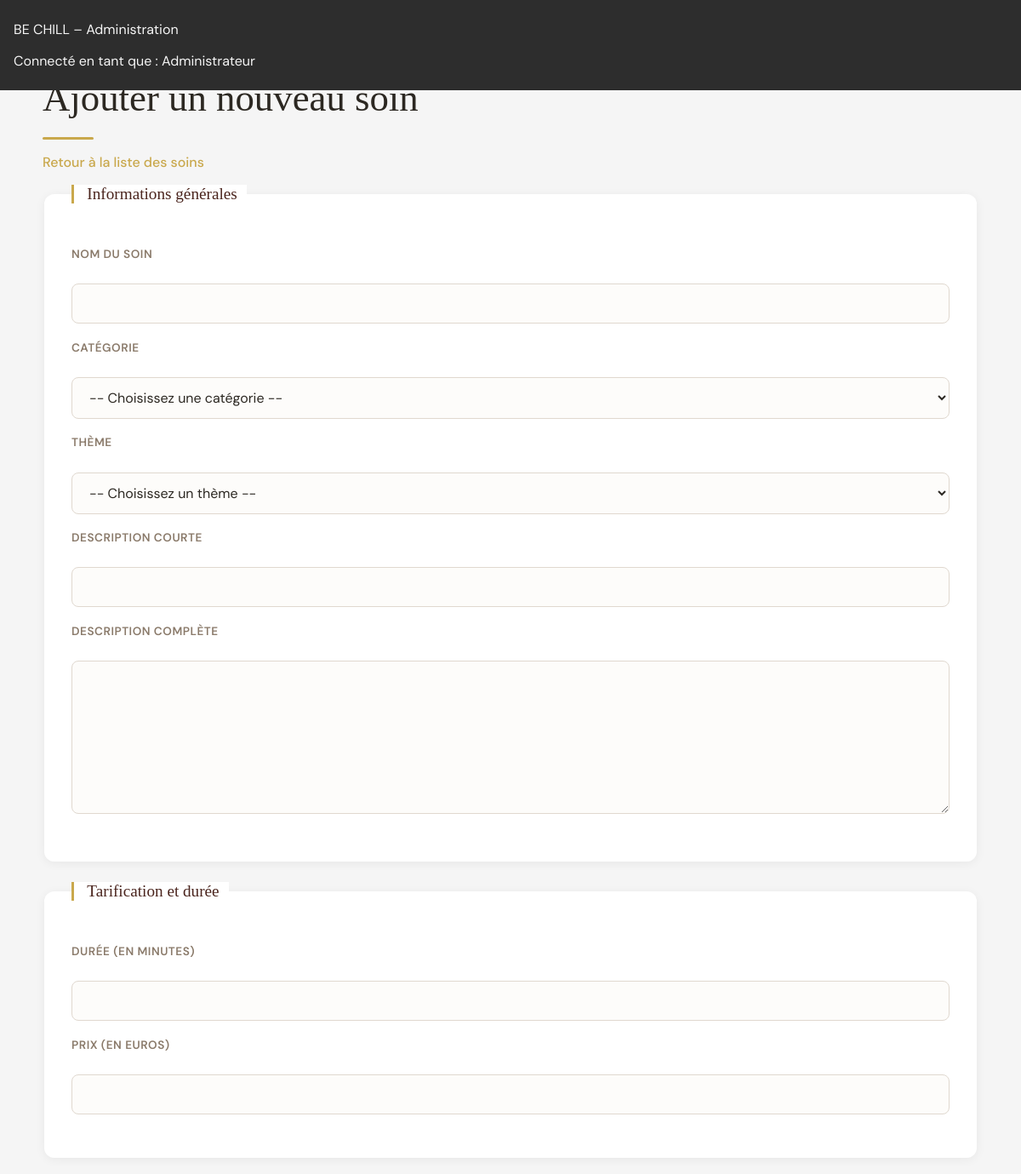
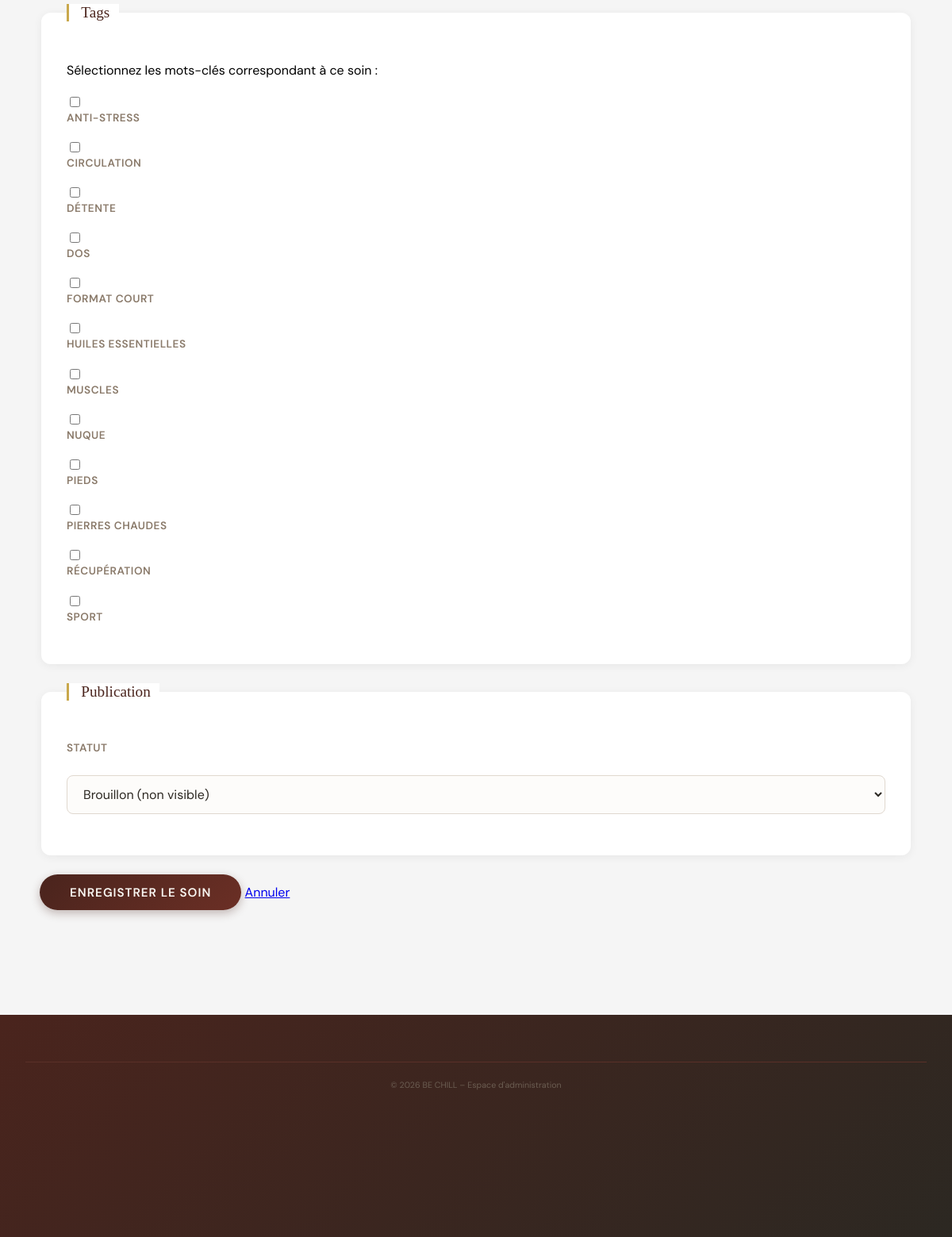
The app's page /_archives/ancien-php/admin/soins-ajouter.php (signed in) with its own data (2 pictures, top to bottom).
### tables this page shows
CREATE TABLE tag (
    id  INT UNSIGNED AUTO_INCREMENT PRIMARY KEY,
    nom VARCHAR(100) NOT NULL UNIQUE
);

### _archives/ancien-php/admin/soins-ajouter.php (the view, shortened to what this page needs)
<?php
require_once __DIR__ . '/db.php';
$tagsDisponibles = $pdo->query("SELECT id, nom FROM tag ORDER BY nom")->fetchAll();
$valeurs = [
    'titre' => '',
    'category_id' => '',
    'theme_id' => '',
    'description_courte' => '',
    'description' => '',
    'duree' => '',
    'prix' => '',
    'statut' => 'brouillon',
    'tags' => [],
];
?>
<!DOCTYPE html>
<html lang="fr">
<head>
    <link rel="stylesheet" href="../style.css">
</head>
<body>
    <header>
        <p>BE CHILL – Administration</p>
        <p>Connecté en tant que : <?= htmlspecialchars($_SESSION['operator_nom']) ?></p>
    </header>
    <nav aria-label="Navigation administration">
        <ul>
            <li><a href="dashboard.php">Tableau de bord</a></li>
            <li><a href="soins.php" aria-current="page">Gérer les soins</a></li>
            <li><a href="messages.php">Messages reçus</a></li>
            <li><a href="logout.php">Déconnexion</a></li>
        </ul>
    </nav>
    <main>
        <h1>Ajouter un nouveau soin</h1>
        <p><a href="soins.php">Retour à la liste des soins</a></p>
        <form action="soins-ajouter.php" method="post">
            <fieldset>
                <legend>Informations générales</legend>
                <p>
                    <label for="nom-soin">Nom du soin</label><br>
                    <input type="text" id="nom-soin" name="nom-soin" required
                           value="<?= htmlspecialchars($valeurs['titre']) ?>">
                </p>
                <p>
                    <label for="categorie">Catégorie</label><br>
                    <select id="categorie" name="categorie" required>
                        <option value="">-- Choisissez une catégorie --</option>
                    </select>
                </p>
                <p>
                    <label for="theme">Thème</label><br>
                    <select id="theme" name="theme" required>
                        <option value="">-- Choisissez un thème --</option>
                    </select>
                </p>
                <p>
                    <label for="description-courte">Description courte</label><br>
                    <input type="text" id="description-courte" name="description-courte" required
                           value="<?= htmlspecialchars($valeurs['description_courte']) ?>">
                </p>
                <p>
                    <label for="description-complete">Description complète</label><br>
                    <textarea id="description-complete" name="description-complete" rows="6" cols="60" required><?= htmlspecialchars($valeurs['description']) ?></textarea>
                </p>
            </fieldset>
            <fieldset>
                <legend>Tarification et durée</legend>
                <p>
                    <label for="duree">Durée (en minutes)</label><br>
                    <input type="number" id="duree" name="duree" min="15" max="180" step="15" required
                           value="<?= htmlspecialchars((string)$valeurs['duree']) ?>">
                </p>
                <p>
                    <label for="prix">Prix (en euros)</label><br>
                    <input type="number" id="prix" name="prix" min="0" step="0.01" required
                           value="<?= htmlspecialchars((string)$valeurs['prix']) ?>">
                </p>
            </fieldset>
            <fieldset>
                <legend>Tags</legend>
                <p>Sélectionnez les mots-clés correspondant à ce soin :</p>
                <?php foreach ($tagsDisponibles as $tag): ?>
                    <p>
                        <input type="checkbox" id="tag-<?= $tag['id'] ?>" name="tags[]" value="<?= $tag['id'] ?>"
                               <?= in_array((string)$tag['id'], $valeurs['tags'] ?? []) ? 'checked' : '' ?>>
                        <label for="tag-<?= $tag['id'] ?>"><?= htmlspecialchars($tag['nom']) ?></label>
                    </p>
                <?php endforeach; ?>
            </fieldset>
            <fieldset>
                <legend>Publication</legend>
                <p>
                    <label for="statut">Statut</label><br>
                    <select id="statut" name="statut" required>
                        <option value="brouillon" <?= $valeurs['statut'] === 'brouillon' ? 'selected' : '' ?>>Brouillon (non visible)</option>
                    </select>
                </p>
            </fieldset>
            <p>
                <button type="submit">Enregistrer le soin</button>
                <a href="soins.php">Annuler</a>
            </p>
        </form>
    </main>
    <footer>
        <p><small>&copy; 2026 BE CHILL – Espace d'administration</small></p>
    </footer>
</body>
</html>

### style.css (style rules this page uses)
:root { --color-dark: #2C2822; --color-dark-alt: #2d2d2d; --color-brown: #4A241D; --color-brown-dark: #4a231b; --color-cream: #FAF8F3; --color-cream-light: #f9edd4; --color-cream-bg: #f5f5f5; --color-beige: #E8D5A3; --color-sand: #e6e1db; --color-gold: #C9A84C; --color-gold-light: #FFD074; --color-gold-pale: #e0b96a; --color-text-muted: #8A7A6A; --color-text-light: #a5a39f; --color-white: #fff; --font-serif: 'Playfair Display', serif; --font-sans: 'DM Sans', sans-serif; --transition-fast: 0.2s ease; --transition-base: 0.3s ease; }
html { scroll-behavior: smooth; }
body { margin: 0; font-family: var(--font-sans); background: var(--color-cream-bg); }
header { width: 100%; background: var(--color-dark-alt); color: whitesmoke; padding: 0.5em 1em; position: fixed; z-index: 10; box-sizing: border-box; }
button { background: #c8a96a; border: none; color: white; font-size: 20px; padding: 10px 15px; cursor: pointer; border-radius: 6px; }
footer { height: 200px; background: var(--color-brown); color: var(--color-text-muted); padding: 1em 0; text-align: center; margin-top: 2em; }
footer p { font-size: 1vh; color: var(--color-text-muted); margin-top: 0.5em; }
nav[aria-label="Navigation administration"] { background: var(--color-dark); padding: 0 2em; display: flex; gap: 0; border-bottom: 2px solid var(--color-brown); }
nav[aria-label="Navigation administration"] ul { list-style: none; margin: 0; padding: 0; display: flex; gap: 0; }
nav[aria-label="Navigation administration"] a { display: block; color: var(--color-text-light); text-decoration: none; font-family: var(--font-sans); font-size: 0.85rem; text-transform: uppercase; letter-spacing: 0.8px; padding: 1em 1.3em; border-bottom: 3px solid transparent; transition: color var(--transition-fast), border-color var(--transition-fast); }
main { max-width: 1100px; margin: 2.5em auto; padding: 0 2em 4em; }
main h1 { font-family: var(--font-serif); font-size: 2.8rem; font-weight: 400; color: var(--color-dark); margin-bottom: 0.2em; line-height: 1.2; }
main h1::after { content: ''; display: block; width: 60px; height: 3px; background: var(--color-gold); margin-top: 0.4em; border-radius: 2px; }
main > p > a, main section p a { color: var(--color-gold); text-decoration: none; font-weight: 500; }
form fieldset { border: none; border-radius: 12px; padding: 2em; margin-bottom: 1.5em; background: var(--color-white); box-shadow: 0 2px 12px rgba(0, 0, 0, 0.06); }
form legend { font-family: var(--font-serif); font-size: 1.2rem; color: var(--color-brown); font-weight: 400; padding: 0 0.6em; background: var(--color-white); border-left: 3px solid var(--color-gold); padding-left: 0.8em; }
form p { margin: 1.2em 0; }
form label { display: block; font-family: var(--font-sans); font-size: 0.85rem; color: var(--color-text-muted); font-weight: 600; text-transform: uppercase; letter-spacing: 0.5px; margin-bottom: 0.4em; }
form input[type="text"], form input[type="email"], form input[type="tel"], form input[type="number"], form input[type="search"], form input[type="date"], form input[type="password"], form textarea, form select { width: 100%; padding: 0.75em 1em; border: 1.5px solid #e0d8cf; border-radius: 8px; font-family: var(--font-sans); font-size: 1rem; background: #fdfcfa; color: var(--color-dark); box-sizing: border-box; transition: border-color var(--transition-fast), box-shadow var(--transition-fast); }
form textarea { resize: vertical; min-height: 120px; line-height: 1.6; }
form button[type="submit"] { background: linear-gradient(135deg, var(--color-brown) 0%, #6b2f25 100%); color: var(--color-cream); border: none; padding: 0.85em 2.5em; border-radius: 25px; font-family: var(--font-sans); font-size: 0.95rem; font-weight: 600; letter-spacing: 1px; text-transform: uppercase; cursor: pointer; transition: transform var(--transition-fast), box-shadow var(--transition-fast); box-shadow: 0 4px 12px rgba(74, 36, 29, 0.3); }
footer { background: linear-gradient(135deg, var(--color-brown) 0%, var(--color-dark) 100%); color: var(--color-text-muted); padding: 2.5em 2em; margin-top: 3em; font-family: var(--font-sans); }
footer p { font-size: 0.8rem; color: #6b5d52; margin-top: 1.5em; text-align: center; border-top: 1px solid #5a3028; padding-top: 1.5em; }

### records on screen
tag: nom "ANTI-STRESS"
tag: nom "CIRCULATION"
tag: nom "DÉTENTE"
tag: nom "DOS"
tag: nom "FORMAT COURT"
tag: nom "HUILES ESSENTIELLES"
tag: nom "MUSCLES"
tag: nom "NUQUE"
tag: nom "PIEDS"
tag: nom "PIERRES CHAUDES"
tag: nom "RÉCUPÉRATION"
tag: nom "SPORT"

### other values on screen
$_SESSION['operator_nom'] "Administrateur"
